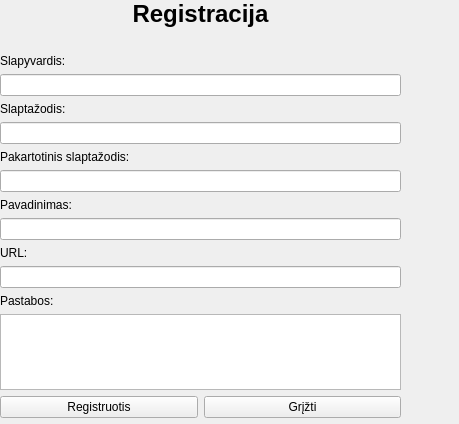
<?xml version="1.0" encoding="UTF-8"?>
<ui version="4.0">
 <class>Form</class>
 <widget class="QWidget" name="Form">
  <property name="geometry">
   <rect>
    <x>0</x>
    <y>0</y>
    <width>459</width>
    <height>424</height>
   </rect>
  </property>
  <property name="windowTitle">
   <string>Form</string>
  </property>
  <widget class="QWidget" name="verticalLayoutWidget">
   <property name="geometry">
    <rect>
     <x>0</x>
     <y>0</y>
     <width>401</width>
     <height>418</height>
    </rect>
   </property>
   <layout class="QVBoxLayout" name="verticalLayout">
    <item>
     <widget class="QLabel" name="registrationLabel">
      <property name="font">
       <font>
        <pointsize>18</pointsize>
        <bold>true</bold>
       </font>
      </property>
      <property name="text">
       <string>Registracija</string>
      </property>
      <property name="alignment">
       <set>Qt::AlignCenter</set>
      </property>
     </widget>
    </item>
    <item>
     <widget class="QLabel" name="emptySpace">
      <property name="text">
       <string/>
      </property>
     </widget>
    </item>
    <item>
     <widget class="QLabel" name="usernameLabel">
      <property name="text">
       <string>Slapyvardis:</string>
      </property>
     </widget>
    </item>
    <item>
     <widget class="QLineEdit" name="usernameLineEdit"/>
    </item>
    <item>
     <widget class="QLabel" name="passwordLabel">
      <property name="text">
       <string>Slaptažodis:</string>
      </property>
     </widget>
    </item>
    <item>
     <widget class="QLineEdit" name="passwordLineEdit"/>
    </item>
    <item>
     <widget class="QLabel" name="paswordRetypeLabel">
      <property name="text">
       <string>Pakartotinis slaptažodis:</string>
      </property>
     </widget>
    </item>
    <item>
     <widget class="QLineEdit" name="paswordRetypeLineEdit"/>
    </item>
    <item>
     <widget class="QLabel" name="nameLabel">
      <property name="text">
       <string>Pavadinimas:</string>
      </property>
     </widget>
    </item>
    <item>
     <widget class="QLineEdit" name="nameLineEdit"/>
    </item>
    <item>
     <widget class="QLabel" name="urlLabel">
      <property name="text">
       <string>URL:</string>
      </property>
     </widget>
    </item>
    <item>
     <widget class="QLineEdit" name="urlLineEdit"/>
    </item>
    <item>
     <widget class="QLabel" name="notesLabel">
      <property name="text">
       <string>Pastabos:</string>
      </property>
     </widget>
    </item>
    <item>
     <widget class="QPlainTextEdit" name="notesPlainTextEdit"/>
    </item>
    <item>
     <layout class="QHBoxLayout" name="horizontalLayout">
      <item>
       <widget class="QPushButton" name="registerPushButton">
        <property name="text">
         <string>Registruotis</string>
        </property>
       </widget>
      </item>
      <item>
       <widget class="QPushButton" name="backPushButton">
        <property name="text">
         <string>Grįžti</string>
        </property>
       </widget>
      </item>
     </layout>
    </item>
   </layout>
  </widget>
 </widget>
 <resources/>
 <connections/>
</ui>
